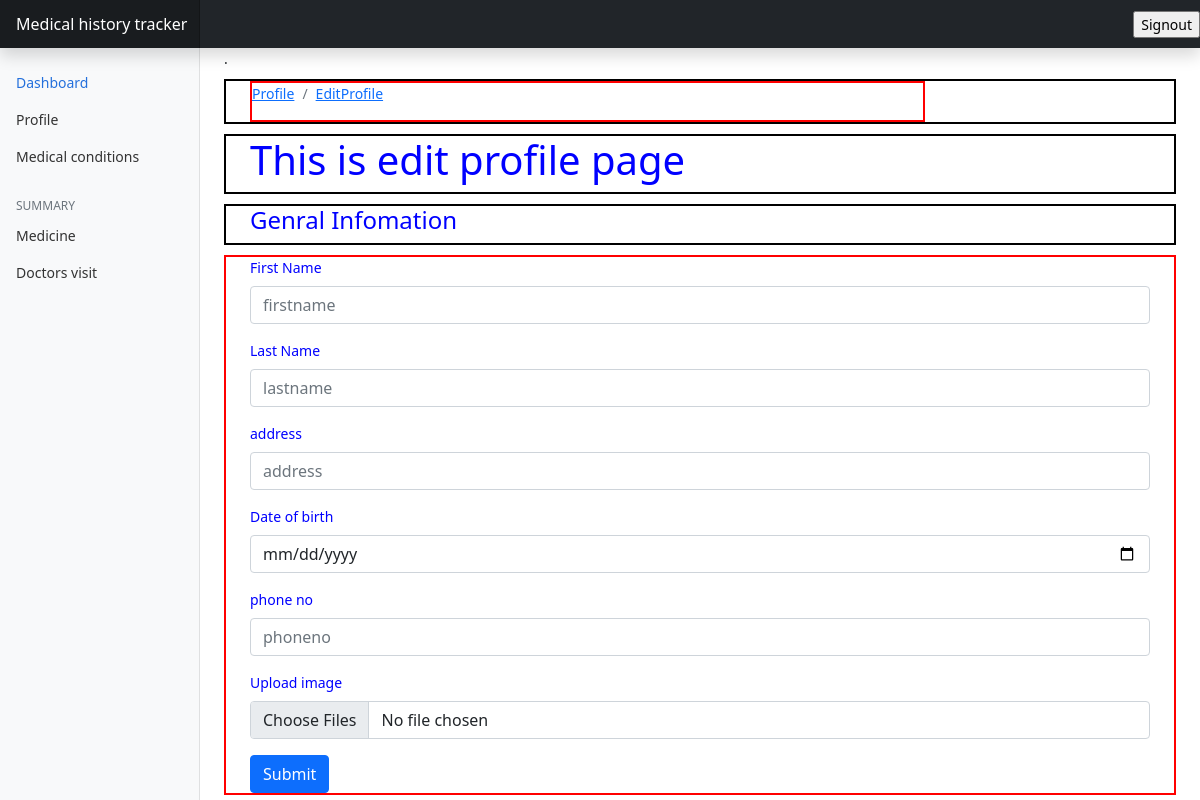
Before: /profile/editprofile/ (signed in) with the older database file.
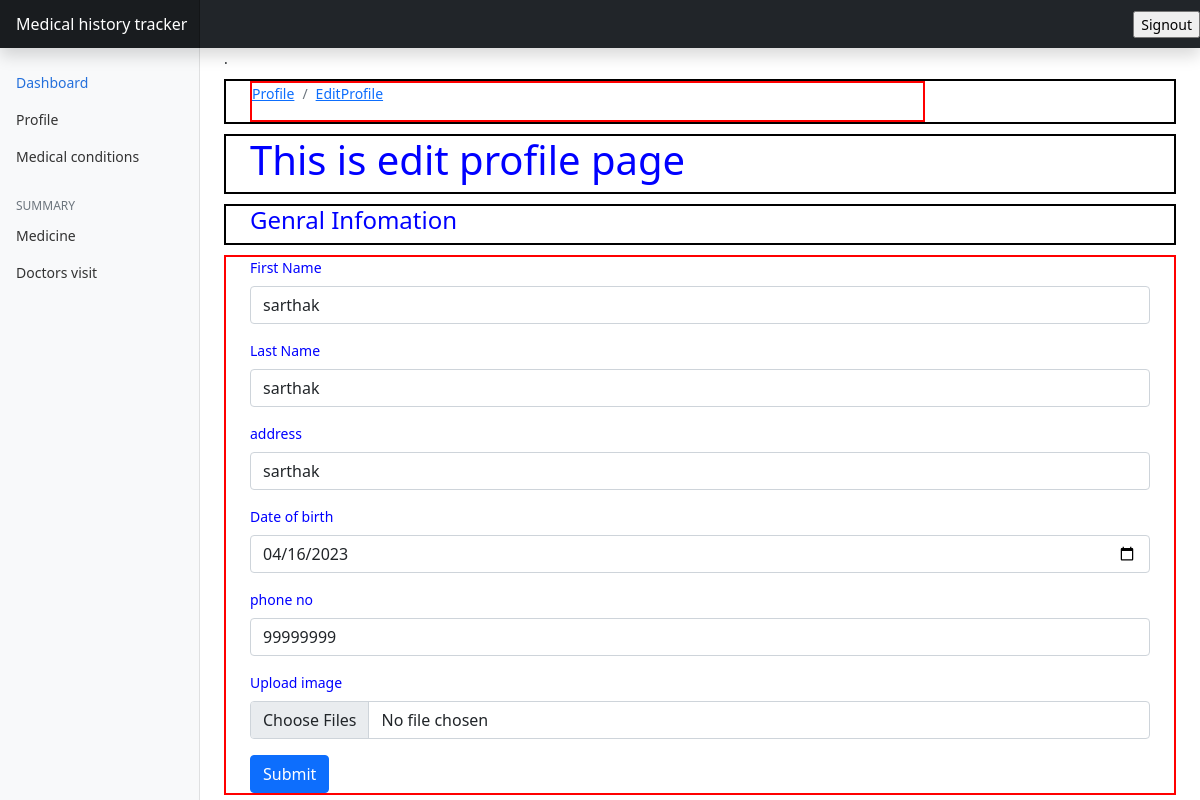
After: the same page with the newer database file.
### user_profile/models.py (models this page shows, shortened)
class UserGenralProfile(models.Model):
    user = models.OneToOneField(to=User,on_delete=models.SET_NULL, null=True)
    first_name = models.CharField(max_length=255,blank=False)
    last_name = models.CharField(max_length=255,blank=True, null=True)
    dob = models.DateField(null=True)
    address = models.TextField(null=True)
    profile_img = models.ImageField(upload_to='profileImage',null=True)
    phone_number = models.IntegerField(blank=True, null=True)

### user_profile/views.py (the view, shortened to what this page needs)
# urls.py: path('editprofile/',views.editProfileView,name='editprofile'),
@login_required()
def editProfileView(request):
        exist = UserGenralProfile.objects.filter(user  = request.user)
        user_obj = None
        if exist:
                user_obj = UserGenralProfile.objects.get(user = request.user)
                print("=================",user_obj.dob)
        if request.method == 'GET':
                user_detail_list = {}
                if user_obj:
                        d = str(datetime.date(user_obj.dob.year, user_obj.dob.month, user_obj.dob.day))
                        user_detail_list = {'firstname' : user_obj.first_name,
                                            'lastname':user_obj.last_name,
                                            'dob': d,
                                            'address': user_obj.address,
                                            'phoneno':user_obj.phone_number,
                                                }
                        return render(request,'userprofile/editprofile.html',{'user_detail_list':user_detail_list})
                return render(request,'userprofile/editprofile.html',{'user_detail_list':None})

### templates/userprofile/editprofile.html (shortened to what this page needs)
{% extends 'userprofile/base.html' %}
{% load static %}
{% block content %}
.
<div class="container-fluid outercontainer" style=" margin: 2px solid red;">
 <div class="col-md-9">
     <div style=" border: 2px solid red;" >
        <nav aria-label="breadcrumb" >
            <ol class="breadcrumb">
                <li class="breadcrumb-item"><a href="{% url 'profile' %}">Profile</a></li>
                <li class="breadcrumb-item"><a href="#">EditProfile</a></li>
            </ol>
        </nav>
    </div>
</div>
</div>
  <div class="container-fluid outercontainer" style=" margin: 2px solid red;">
    <h1>This is edit profile page</h1>
  </div>
  <div class="container-fluid outercontainer" style=" margin: 2px solid red;">
    <h4>Genral Infomation</h4>
  </div>
  <div class="container-fluid formcontainer">
    <form action="{% url 'editprofile' %}" method="post" enctype="multipart/form-data">
        <div class="mb-3">
          <label for="exampleInputEmail1" class="form-label">First Name</label>
          <input type="text"
                name="firstname"
                placeholder="firstname"
                value="{{user_detail_list.firstname}}"
                class="form-control"
                id="firstname">
        </div>
        <div class="mb-3">
          <label for="exampleInputPassword1" class="form-label">Last Name</label>
          <input type="text"
          name="lastname"
          placeholder="lastname"
          value="{{user_detail_list.firstname}}"
          class="form-control"
          id="firstname">
        </div>
        <div class="mb-3">
            <label for="exampleInputPassword1" class="form-label">address</label>
            <input type="text"
            name="address"
            placeholder="address"
            value="{{user_detail_list.address}}"
            class="form-control"
            id="firstname">
          </div>
          <div class="mb-3">
            <label for="exampleInputPassword1" class="form-label">Date of birth</label>
            <input type="date"
            name="dob"
            placeholder="date of birth"
            value="{{user_detail_list.dob}}"
            class="form-control"
            id="firstname">
          </div>
          <div class="mb-3">
            <label for="exampleInputPassword1" class="form-label">phone no</label>
            <input type="text"
            name="phoneno"
            placeholder="phoneno"
            value="{{user_detail_list.phoneno}}"
            class="form-control"
            id="firstname">
          </div>
          <div class="mb-3">
            <label for="formFileMultiple" class="form-label">Upload image</label>
            <input type="file"
            name="uploadimage"
            placeholder="uploadimage"
            value="{{fieldValues.uploadimage}}"
            class="form-control"
            id="uploadimage"
            multiple
            >
          </div>
        <button type="submit" class="btn btn-primary">Submit</button>
      </form>
  </div>
  <link href="{% static 'css/userprofile/editprofile.css' %}" rel="stylesheet">
  {% endblock content %}

Changed rows visible on the page:
added UserGenralProfile: firstname "sarthak", lastname "sarthak", address "sarthak"
Other visible differences:
form field dob: (not shown) → "04/16/2023"
form field phoneno: (not shown) → "99999999"
